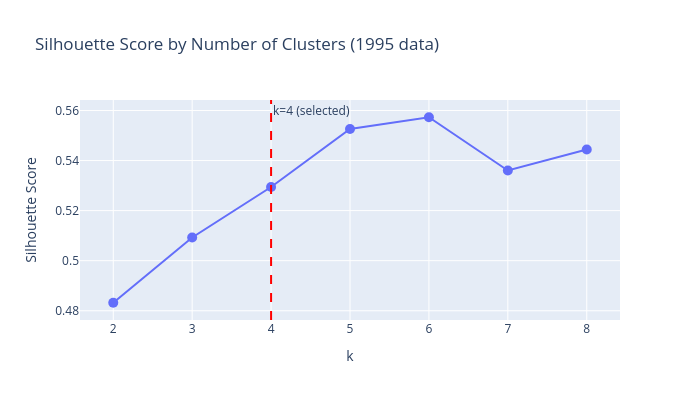

The notebook cell this image was saved under:
### Markdown cell above
## 3. Validate k with Silhouette Analysis

Before running the final clustering, we check that k=4 is a reasonable choice by computing silhouette scores for k=2 through k=8. The silhouette score measures how similar each point is to its own cluster compared to neighbouring clusters (range: -1 to 1, higher is better).

### Code cell
nr_1995 = nr_sample[nr_sample["Year"] == 1995].copy()

df_pivot_val = nr_1995.pivot_table(
    index=["Country", "Country Code", "Year", "Population"],
    columns="Resource",
    values="Production_TotalValue",
).reset_index()

resource_cols_val = df_pivot_val.columns.difference(
    ["Country", "Country Code", "Year", "Population"]
)
df_pivot_val[resource_cols_val] = df_pivot_val[resource_cols_val].div(
    df_pivot_val["Population"], axis=0
)
df_pivot_val = df_pivot_val.fillna(0)

feat_cols_val = [c for c in df_pivot_val.columns
                 if c not in ["Country", "Country Code", "Year", "Population"]]
X_val = np.log1p(df_pivot_val[feat_cols_val].fillna(0))

pca_val = PCA(n_components=2)
X_pca_val = pca_val.fit_transform(X_val)

# Silhouette scores for k = 2..8
k_range = range(2, 9)
sil_scores = []
inertias = []

for k in k_range:
    km = KMeans(n_clusters=k, n_init=10, random_state=42)
    labels = km.fit_predict(X_pca_val)
    sil_scores.append(silhouette_score(X_pca_val, labels))
    inertias.append(km.inertia_)

# Plot
fig_val = go.Figure()
fig_val.add_trace(go.Scatter(
    x=list(k_range), y=sil_scores,
    mode="lines+markers", name="Silhouette Score",
    marker=dict(size=10),
))
fig_val.add_vline(x=4, line_dash="dash", line_color="red",
                  annotation_text="k=4 (selected)", annotation_position="top right")
fig_val.update_layout(
    title="Silhouette Score by Number of Clusters (1995 data)",
    xaxis_title="k", yaxis_title="Silhouette Score",
    width=700, height=400,
)
fig_val.show()

print("\nSilhouette scores:")
for k, s in zip(k_range, sil_scores):
    marker = " <-- selected" if k == 4 else ""
    print(f"  k={k}: {s:.3f}{marker}")

### Figure 1 — Plotly figure (JSON) as saved in the notebook; plotly's stock layout.template omitted (floating-point values rounded to 4 significant figures)
{"data": [{"marker": {"size": 10}, "mode": "lines+markers", "name": "Silhouette Score", "type": "scatter", "x": [2, 3, 4, 5, 6, 7, 8], "y": [0.4832, 0.5093, 0.5294, 0.5526, 0.5573, 0.536, 0.5444]}], "layout": {"annotations": [{"showarrow": false, "text": "k=4 (selected)", "x": 4, "xanchor": "left", "xref": "x", "y": 1, "yanchor": "top", "yref": "y domain"}], "height": 400, "shapes": [{"line": {"color": "red", "dash": "dash"}, "type": "line", "x0": 4, "x1": 4, "xref": "x", "y0": 0, "y1": 1, "yref": "y domain"}], "title": {"text": "Silhouette Score by Number of Clusters (1995 data)"}, "width": 700, "xaxis": {"title": {"text": "k"}}, "yaxis": {"title": {"text": "Silhouette Score"}}}}
